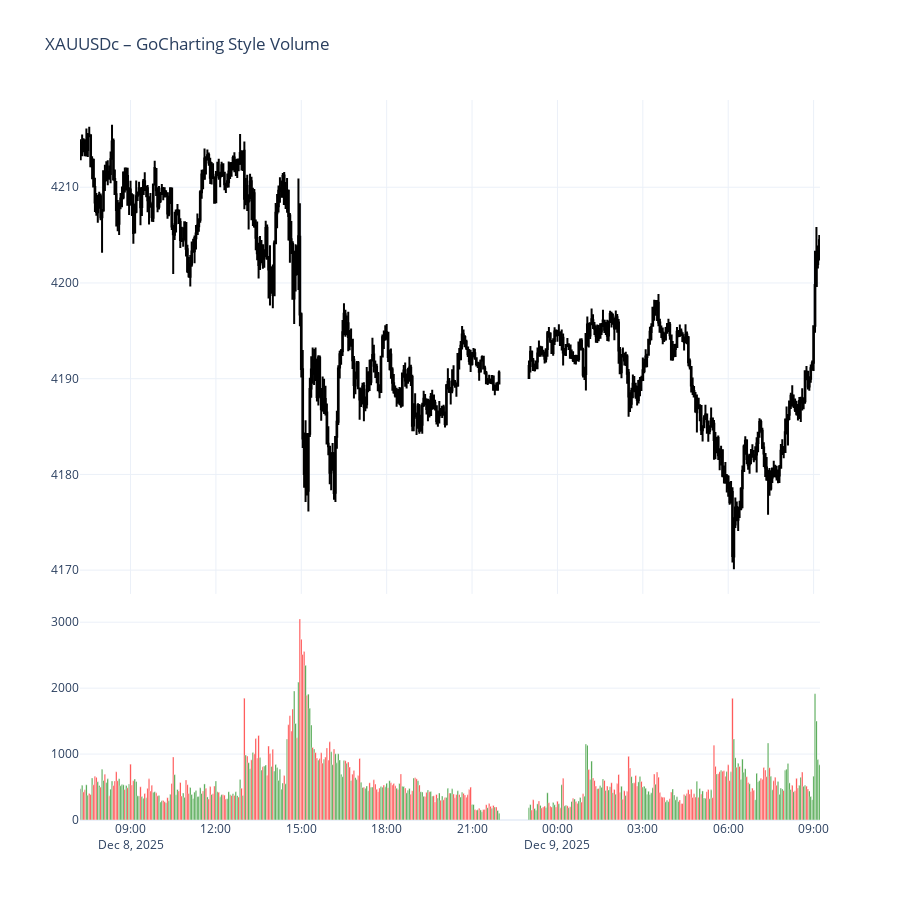

The notebook cell this image was saved under:
### Markdown cell above
making a classive tick-voulume updown convertor wwith 0.25 cluster precesion

### Code cell
import MetaTrader5 as mt5
import pandas as pd
import plotly.graph_objects as go
from plotly.subplots import make_subplots

# ------------------------------------------------------------
# CONNECT TO MT5
# ------------------------------------------------------------
if not mt5.initialize():
    raise RuntimeError("MT5 Initialize failed. Check if MetaTrader5 terminal is running.")

symbol = "XAUUSDc"
tf = mt5.TIMEFRAME_M3

if not mt5.symbol_select(symbol, True):
    raise RuntimeError(f"Symbol not found: {symbol}")

rates = mt5.copy_rates_from_pos(symbol, tf, 0, 500)
mt5.shutdown()

df = pd.DataFrame(rates)
df['time'] = pd.to_datetime(df['time'], unit='s')

# ------------------------------------------------------------
# GOCHARTING-STYLE VOLUME COLORING LOGIC
# ------------------------------------------------------------
# Color logic:
# Green = bullish (close > previous close)
# Red   = bearish (close < previous close)
# Gray  = neutral (close == previous close)

df['prev_close'] = df['close'].shift(1)

def volume_color(row):
    if row['close'] > row['prev_close']:
        return "green"
    elif row['close'] < row['prev_close']:
        return "red"
    else:
        return "gray"

df['vol_color'] = df.apply(volume_color, axis=1)

# ------------------------------------------------------------
# PLOTTING: CANDLE + GOCHARTING VOLUME
# ------------------------------------------------------------
fig = make_subplots(
    rows=2,
    cols=1,
    shared_xaxes=True,
    vertical_spacing=0.02,
    row_heights=[0.7, 0.3]
)

# ---------------------------
# CANDLESTICKS (WHITE THEME)
# ---------------------------
fig.add_trace(
    go.Candlestick(
        x=df['time'],
        open=df['open'],
        high=df['high'],
        low=df['low'],
        close=df['close'],
        name="Price",
        increasing_line_color="black",
        decreasing_line_color="black",
        increasing_fillcolor="white",
        decreasing_fillcolor="white"
    ),
    row=1, col=1
)

# ---------------------------
# GOCHARTING STYLE VOLUME BARS
# ---------------------------
fig.add_trace(
    go.Bar(
        x=df['time'],
        y=df['tick_volume'],
        marker_color=df['vol_color'],
        name="Volume",
        opacity=0.9
    ),
    row=2, col=1
)

# ---------------------------
# CLEAN WHITE LAYOUT
# ---------------------------
fig.update_layout(
    template="plotly_white",
    title="XAUUSDc – GoCharting Style Volume",
    height=900,
    bargap=0.05,             # Narrow spacing like GoCharting
    showlegend=False,
)

fig.update_xaxes(rangeslider_visible=False)

fig.show()

### Figure 1 — Plotly figure (JSON) as saved in the notebook; plotly's stock layout.template omitted (floating-point values rounded to 4 significant figures; data arrays with more than 128 entries replaced by an {"elided": "..."} marker saying what was removed)
{"data": [{"close": {"elided": "500 float values"}, "decreasing": {"fillcolor": "white", "line": {"color": "black"}}, "high": {"elided": "500 float values"}, "increasing": {"fillcolor": "white", "line": {"color": "black"}}, "low": {"elided": "500 float values"}, "name": "Price", "open": {"elided": "500 float values"}, "type": "candlestick", "x": {"elided": "500 str values"}, "xaxis": "x", "yaxis": "y"}, {"marker": {"color": {"elided": "500 str values"}}, "name": "Volume", "opacity": 0.9, "type": "bar", "x": {"elided": "500 str values"}, "xaxis": "x2", "y": {"elided": "500 int values"}, "yaxis": "y2"}], "layout": {"bargap": 0.05, "height": 900, "showlegend": false, "title": {"text": "XAUUSDc – GoCharting Style Volume"}, "xaxis": {"anchor": "y", "domain": [0, 1], "matches": "x2", "rangeslider": {"visible": false}, "showticklabels": false}, "xaxis2": {"anchor": "y2", "domain": [0, 1], "rangeslider": {"visible": false}}, "yaxis": {"anchor": "x", "domain": [0.314, 1]}, "yaxis2": {"anchor": "x2", "domain": [0, 0.294]}}}
